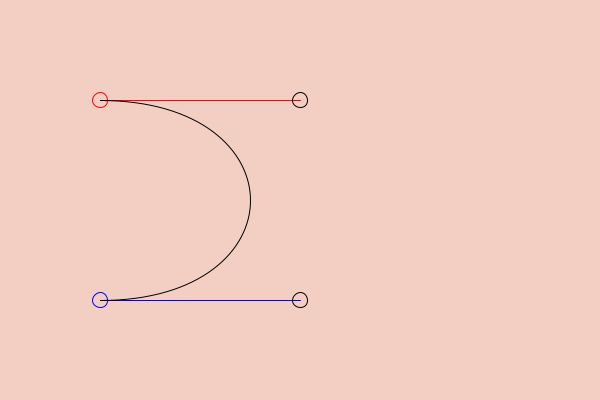
Frame 1 (no input)
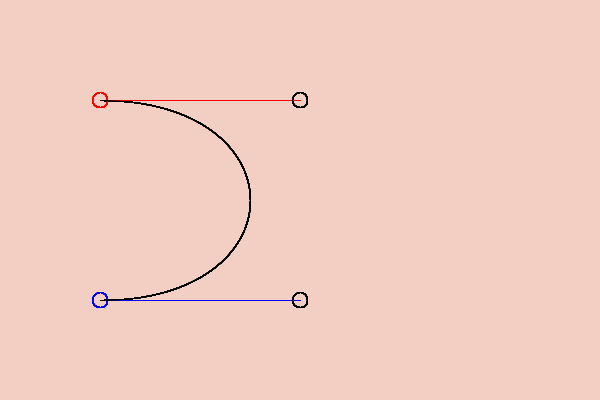
Frame 60 (the mouse pressed at the canvas centre just before this capture)
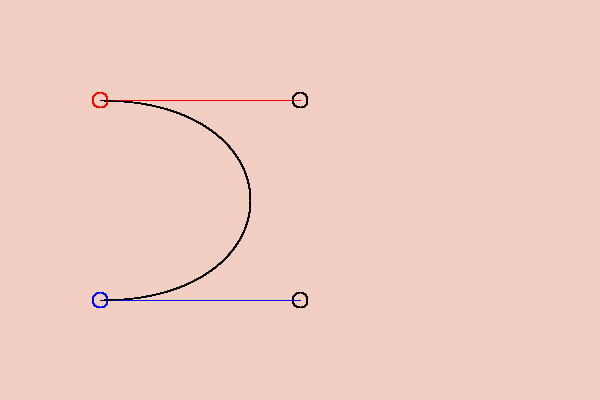
Frame 120 (the mouse held since frame 60 and released just before this capture)

The Processing sketch that drew these frames (run headless with seeded random() and noise(); from frame 60 on, the mouse is pressed at the canvas centre):

// Processing sketch: box02
// ── box02.pde
void setup() {
   size(600, 400);
   background(242, 207, 194);
   noFill();
}

void drawCurve(boolean drawCircles, boolean drawLines,
               int p0, int p1, int p2, int p3) {

   // control point 1
   stroke(255,  0, 0);   // red
   if (drawCircles == true) {
      ellipse(Xp[p0], Yp[p0], 15, 15);
   }
   if (drawLines == true) {
      line(Xp[p0], Yp[p0], Xp[p1], Yp[p1]);
   }

   // control point 1
   stroke(0, 0, 255);   // blue
   if (drawCircles == true) {
      ellipse(Xp[p3], Yp[p3], 15, 15);
   }
   if (drawLines == true) {
      line(Xp[p3], Yp[p3], Xp[p2], Yp[p2]);
   }

   // the knots
   stroke(0, 0, 0);   // black
   if (drawCircles == true) {
      ellipse(Xp[p1], Yp[p1], 15, 15);
      ellipse(Xp[p2], Yp[p2], 15, 15);
   }

   bezier(Xp[p0], Yp[p0], Xp[p1], Yp[p1], Xp[p2], Yp[p2], Xp[p3], Yp[p3]);
}

float [] Xp = { 100, 300, 300, 100 };
float [] Yp = { 100, 100, 300, 300 };

void draw() {
   drawCurve(true,  true, 0, 1, 2, 3);
}
